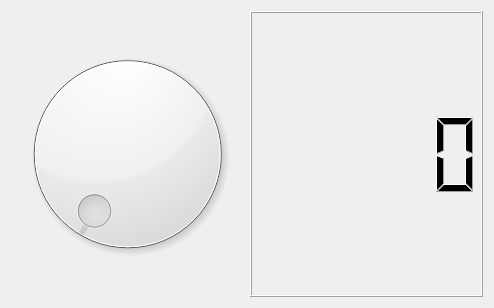
<?xml version="1.0" encoding="UTF-8"?>
<ui version="4.0">
 <class>Widget</class>
 <widget class="QWidget" name="Widget">
  <property name="geometry">
   <rect>
    <x>0</x>
    <y>0</y>
    <width>494</width>
    <height>308</height>
   </rect>
  </property>
  <property name="windowTitle">
   <string>Widget</string>
  </property>
  <layout class="QHBoxLayout" name="horizontalLayout">
   <item>
    <widget class="QDial" name="dial"/>
   </item>
   <item>
    <widget class="QLCDNumber" name="lcdNumber"/>
   </item>
  </layout>
 </widget>
 <layoutdefault spacing="6" margin="11"/>
 <resources/>
 <connections/>
</ui>
